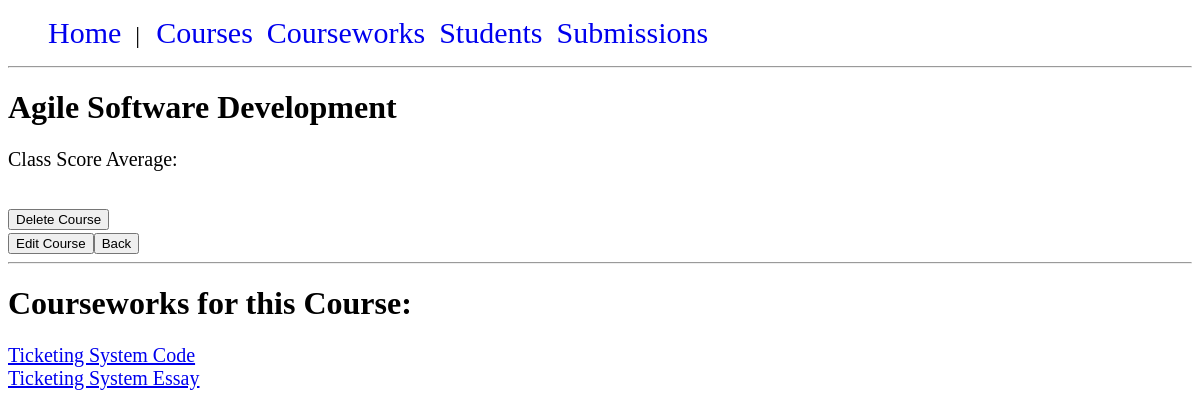
The page /courses/course_details.php?id=2 on the database its author committed.
### tables this page shows
CREATE TABLE "courses" (
	"course_id"	INTEGER NOT NULL PRIMARY KEY AUTOINCREMENT UNIQUE,
	"name"	TEXT(50) NOT NULL
);

CREATE TABLE "courseworks" (
	"coursework_id"	INTEGER NOT NULL PRIMARY KEY AUTOINCREMENT UNIQUE,
	"name"	TEXT(50) NOT NULL,
	"course_id"	INTEGER NOT NULL,
	"deadline"	DATE NOT NULL,
	"credit_weight"	INTEGER NOT NULL,
	"feedback_due_date"	DATE NOT NULL,
	FOREIGN KEY("course_id") REFERENCES "courses"("course_id")
);

### courses/course_functions.php (called while the page is built, shortened)
<?php
if (php_sapi_name() == "cli") {
    require_once getcwd() . '../database/dbconnection.php';
} else {
    require_once $_SERVER['DOCUMENT_ROOT'] . '/database/dbconnection.php';
}
function getCourseById($course_id)
{
    $query = "SELECT * FROM courses WHERE course_id=?";
    $course = DB::run($query, [$course_id])->fetch(PDO::FETCH_ASSOC);
    return $course;
}
function getCourseworksByCourseId($course_id)
{
    $query = "SELECT * FROM courseworks WHERE course_id=?";
    $courseworks = DB::run($query, [$course_id])->fetchAll(PDO::FETCH_ASSOC);
    return $courseworks;
}

### database/dbconnection.php (called while the page is built, shortened)
<?php
class DB {
    private static $instance = null;
    private static $pdo;
    public function __construct() {
        if (php_sapi_name() == "cli") {
            self::$pdo = new PDO("sqlite:database/courseworkapp.db");
        }
        else {
            self::$pdo = new PDO("sqlite:".$_SERVER['DOCUMENT_ROOT']."/database/courseworkapp.db");
        }
}
    public static function getInstance() : DB {
        if(!self::$instance)
        {
            self::$instance = new DB();
        }
        return self::$instance;
    }
    public static function run($sql, $params = NULL) {
        $stmt = self::$pdo->prepare($sql);
        $stmt->execute($params);
        return $stmt;
    }
}

### courses/course_details.php (the view, shortened to what this page needs)
<?php
require_once 'course_functions.php';
$course_id = htmlspecialchars($_GET["id"]);
$course = getCourseById($course_id);
$courseworks = getCourseworksByCourseId($course_id);
if ($course) {
    echo '<h1>' . $course['name'] . '</h1>';
    $avg_mark = getCourseAverageMark($course_id);
    echo '<p>Class Score Average: ' . $avg_mark . '</p>';
    echo '<br>';
    echo '<form action="" method="post">
            <input type="hidden" name="delete" value="' . $course_id . '"/>
            <input type="submit" value="Delete Course">
          </form>';
    echo '<a href=edit_course_form.php?id=' . $course_id . '><button>Edit Course</button></a>';
    echo '<button type="button" onclick="javascript:history.back()">Back</button>';
    echo '<br>';
    echo '<hr>';
    echo '<h1>Courseworks for this Course: </h1>';
    if ($courseworks) {
        foreach ($courseworks as $coursework) {
            echo "<a href='/courseworks/coursework_details.php?id=" . $coursework['coursework_id'] . "'>" . $coursework['name'] . "</a>";
        }
    } else {
        echo '<p>This Course has no Courseworks yet</p>';
    }
} else {
    echo 'There was a problem, please try again';
}

### css/stylesheet.css (style rules this page uses)
#menu ul { list-style: none; }
#menu li { display: inline; padding-right: 10px; font-size: 24px; }
#menu a { text-decoration: none; font-size: 30px; }
a, p { font-size: 20px; }

### rows shown on the page
courses: name "Agile Software Development"
courseworks: name "Ticketing System Code"
courseworks: name "Ticketing System Essay"
